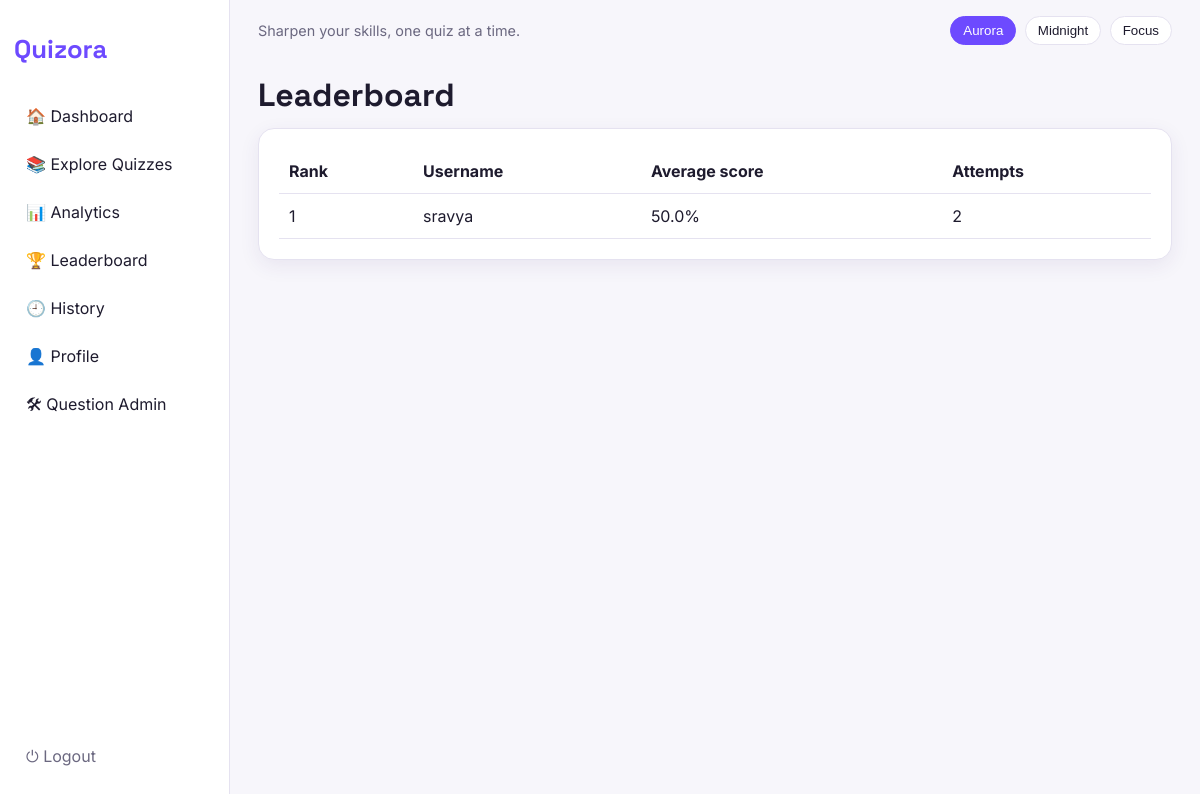
/leaderboard (signed in), run on the app's committed database.
### tables this page shows
CREATE TABLE users(
            id INTEGER PRIMARY KEY AUTOINCREMENT,
            username TEXT UNIQUE NOT NULL, email TEXT UNIQUE NOT NULL,
            password TEXT NOT NULL, is_admin INTEGER DEFAULT 0);

### app.py (the view)
@app.route("/leaderboard")
@login_required
def leaderboard():
    rows = query("SELECT u.username, AVG(r.percentage) avg, COUNT(*) n FROM results r JOIN users u ON u.id=r.user_id "
                 "GROUP BY u.id ORDER BY avg DESC, n DESC LIMIT 10")
    return render_template("leaderboard.html", rows=rows)

### app.py (called while the page is built)
def query(sql, args=(), one=False, write=False):
    with closing(sqlite3.connect(DB)) as c:
        c.row_factory = sqlite3.Row
        c.execute("PRAGMA foreign_keys = ON")
        cur = c.execute(sql, args)
        rows = cur.fetchall()
        if write:
            c.commit()
        return (rows[0] if rows else None) if one else rows

def login_required(f):
    @wraps(f)
    def wrap(*a, **k):
        if "user_id" not in session:
            return redirect(url_for("login"))
        return f(*a, **k)
    return wrap

### templates/leaderboard.html
{% extends "base.html" %}{% block title %}Leaderboard · Quizora{% endblock %}
{% block content %}
<h1>Leaderboard</h1>
{% if rows %}<div class="card scroll"><table><tr><th>Rank</th><th>Username</th><th>Average score</th><th>Attempts</th></tr>
{% for r in rows %}<tr><td>{{ loop.index }}</td><td>{{ r.username }}</td><td>{{ '%.1f'|format(r.avg) }}%</td><td>{{ r.n }}</td></tr>{% endfor %}</table></div>
{% else %}<div class="card empty">No attempts yet. Be the first on the board.</div>{% endif %}
{% endblock %}

### static/css/style.css (style rules this page uses)
:root, [data-theme="aurora"] { --bg:#f7f6fb; --surface:#fff; --text:#1e1b2e; --muted:#6b6880; --accent:#6d4aff; --on:#fff; --border:#e5e2f0; --shadow:0 6px 20px rgba(60,40,120,.08); }
* { box-sizing:border-box; }
body { margin:0; font-family:Inter,sans-serif; background:var(--bg); color:var(--text); line-height:1.5; }
h1,h2,h3,.logo { font-family:"Space Grotesk",sans-serif; margin:.3em 0; }
.card { background:var(--surface); border:1px solid var(--border); border-radius:16px; box-shadow:var(--shadow); padding:20px; margin-bottom:16px; }
table { width:100%; border-collapse:collapse; }
th,td { text-align:left; padding:10px; border-bottom:1px solid var(--border); }
.scroll { overflow-x:auto; }

### data on the page
users: username "sravya", avg "50.0", n "2"
